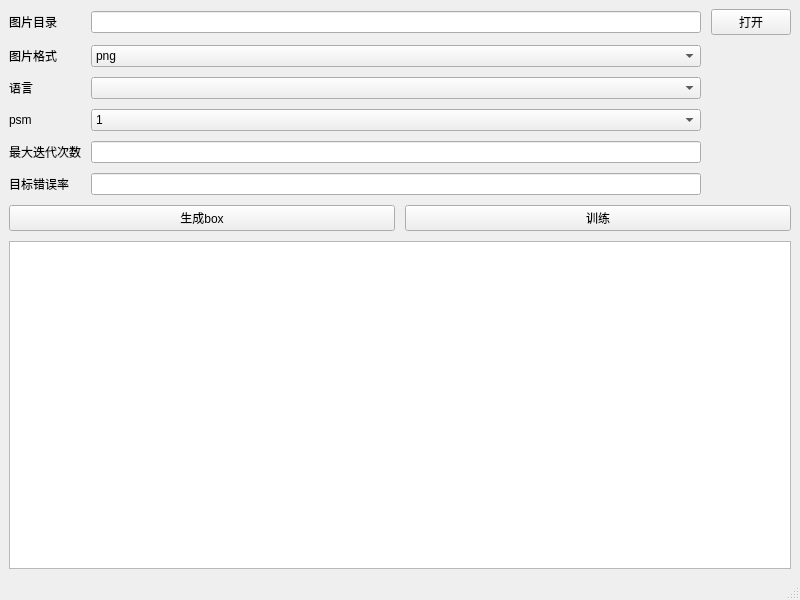
<?xml version="1.0" encoding="UTF-8"?>
<ui version="4.0">
 <class>MainWindow</class>
 <widget class="QMainWindow" name="MainWindow">
  <property name="geometry">
   <rect>
    <x>0</x>
    <y>0</y>
    <width>800</width>
    <height>600</height>
   </rect>
  </property>
  <property name="windowTitle">
   <string>MainWindow</string>
  </property>
  <widget class="QWidget" name="centralwidget">
   <layout class="QVBoxLayout" name="verticalLayout" stretch="6,1,5">
    <property name="spacing">
     <number>10</number>
    </property>
    <item>
     <layout class="QGridLayout" name="gridLayout" columnminimumwidth="0,0,0">
      <item row="1" column="0">
       <widget class="QLabel" name="label">
        <property name="text">
         <string>图片目录</string>
        </property>
       </widget>
      </item>
      <item row="2" column="0">
       <widget class="QLabel" name="label_2">
        <property name="text">
         <string>图片格式</string>
        </property>
       </widget>
      </item>
      <item row="5" column="0">
       <widget class="QLabel" name="label_5">
        <property name="text">
         <string>最大迭代次数</string>
        </property>
       </widget>
      </item>
      <item row="3" column="0">
       <widget class="QLabel" name="label_3">
        <property name="text">
         <string>语言</string>
        </property>
       </widget>
      </item>
      <item row="1" column="1">
       <widget class="QLineEdit" name="dir_lineEdit"/>
      </item>
      <item row="4" column="0">
       <widget class="QLabel" name="label_4">
        <property name="text">
         <string>psm</string>
        </property>
       </widget>
      </item>
      <item row="1" column="2">
       <widget class="QPushButton" name="openImagePathBtn">
        <property name="text">
         <string>打开</string>
        </property>
       </widget>
      </item>
      <item row="6" column="0">
       <widget class="QLabel" name="label_6">
        <property name="text">
         <string>目标错误率</string>
        </property>
       </widget>
      </item>
      <item row="2" column="1">
       <widget class="QComboBox" name="pic_comboBox">
        <item>
         <property name="text">
          <string>png</string>
         </property>
        </item>
        <item>
         <property name="text">
          <string>tiff</string>
         </property>
        </item>
       </widget>
      </item>
      <item row="3" column="1">
       <widget class="QComboBox" name="language_comboBox"/>
      </item>
      <item row="4" column="1">
       <widget class="QComboBox" name="psm_comboBox">
        <item>
         <property name="text">
          <string>1</string>
         </property>
        </item>
        <item>
         <property name="text">
          <string>2</string>
         </property>
        </item>
        <item>
         <property name="text">
          <string>3</string>
         </property>
        </item>
        <item>
         <property name="text">
          <string>4</string>
         </property>
        </item>
        <item>
         <property name="text">
          <string>5</string>
         </property>
        </item>
        <item>
         <property name="text">
          <string>6</string>
         </property>
        </item>
        <item>
         <property name="text">
          <string>7</string>
         </property>
        </item>
        <item>
         <property name="text">
          <string>8</string>
         </property>
        </item>
        <item>
         <property name="text">
          <string>9</string>
         </property>
        </item>
        <item>
         <property name="text">
          <string>10</string>
         </property>
        </item>
        <item>
         <property name="text">
          <string>11</string>
         </property>
        </item>
        <item>
         <property name="text">
          <string>12</string>
         </property>
        </item>
        <item>
         <property name="text">
          <string>13</string>
         </property>
        </item>
       </widget>
      </item>
      <item row="5" column="1">
       <widget class="QLineEdit" name="max_iterations_lineEdit"/>
      </item>
      <item row="6" column="1">
       <widget class="QLineEdit" name="target_error_rate_lineEdit"/>
      </item>
     </layout>
    </item>
    <item>
     <layout class="QHBoxLayout" name="horizontalLayout">
      <item>
       <widget class="QPushButton" name="boxBtn">
        <property name="text">
         <string>生成box</string>
        </property>
       </widget>
      </item>
      <item>
       <widget class="QPushButton" name="trainBtn">
        <property name="text">
         <string>训练</string>
        </property>
       </widget>
      </item>
     </layout>
    </item>
    <item>
     <widget class="QTextEdit" name="textEdit"/>
    </item>
   </layout>
  </widget>
  <widget class="QMenuBar" name="menubar">
   <property name="geometry">
    <rect>
     <x>0</x>
     <y>0</y>
     <width>800</width>
     <height>20</height>
    </rect>
   </property>
  </widget>
  <widget class="QStatusBar" name="statusbar"/>
 </widget>
 <resources/>
 <connections/>
</ui>
